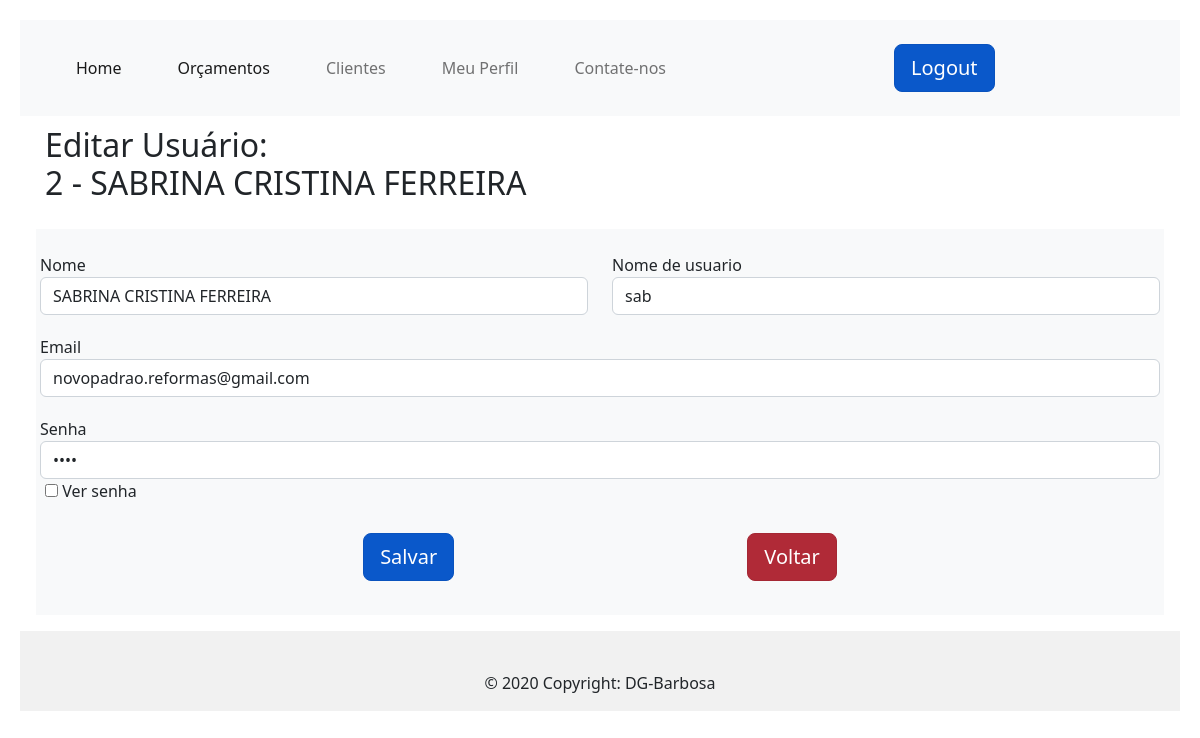
The page /edit_user (signed in) on the database its author committed.
### app/models/tables.py (models this page shows, shortened)
class User(db.Model):
    __tablename__ = "users"
    id = db.Column(db.Integer, primary_key=True, autoincrement=True)
    username = db.Column(db.String, unique=True)
    password = db.Column(db.String)
    name = db.Column(db.String)
    email = db.Column(db.String, unique=True)
    @property
    def is_authenticated(self):
        return True

### app/controllers/default.py (the view, shortened to what this page needs)
@app.route('/edit_user', methods=['GET', 'POST'])
def edit_user():
    id_user = current_user
    user = User.query.get(id_user.id)
    print(user.name)
    return render_template("perfil.html", user=user,
                           title="Editar Usuário")

### app/controllers/default.py (called while the page is built)
@lm.user_loader
def load_user(id):
    return User.query.filter_by(id=id).first()

### app/templates/perfil.html (shortened to what this page needs)
{% extends "base.html" %}
{% block conteudo %}
<h2 style="margin-left: 15px;padding: 10px">Editar Usuário:
<br>
  {{ user.id }} - {{ user.name }}</h2>
<div class="position-relative overflow-hidden p-3 p-md-1 m-md-3 bg-light">
  <form action="/edit_user" method="POST">
    <div class=" row" style="margin-top: 20px; margin-bottom: 0px">
      <div class="col">
        <label for="">Nome</label>
        <input type="text" id="nome" name="nome" class="form-control" value="{{ user.name }}"
          placeholder="Nome">
      </div>
      <div class="col">
        <label for="">Nome de usuario</label>
        <input type="text" name="username" id="username" class="form-control" placeholder="Usuário" value="{{ user.username }}">
      </div>
    </div>
    <div class="row" style="margin-top: 20px;">
      <div class="col">
        <label for="">Email</label>
        <input type="email" class="form-control" id="email" name="email" placeholder="Email" value="{{ user.email }}">
      </div>
    </div>
    <div class="row" style="margin-top: 20px;">
      <div class="col">
        <label for="">Senha</label>
        <input type="password" id="password" class="form-control" name="password" placeholder="Password" value="{{ user.password }}">
        <input type="checkbox" name="password" onclick="myFunction()" style="margin-left: 5px; padding:2px"> Ver senha
      </div>
    </div>
    <div class="buttons" style="display: flex; justify-content: space-evenly; margin: 30px;">
      <input class="btn btn-primary btn-lg active" type="submit" name="enviar" value="Salvar">
      <div>
        <input type="reset" class="btn btn-danger btn-lg active" name="voltar" onclick="history.back()" value="Voltar">
      </div>
    </div>
  </form>
  {% endblock %}

### app/static/css/style.css (style rules this page uses)
body { padding: 20px; background-color: black; }

### rows shown on the page
User: id "2", name "SABRINA CRISTINA FERREIRA", nome "SABRINA CRISTINA FERREIRA", username "sab", email "novopadrao.reformas@gmail.com"
